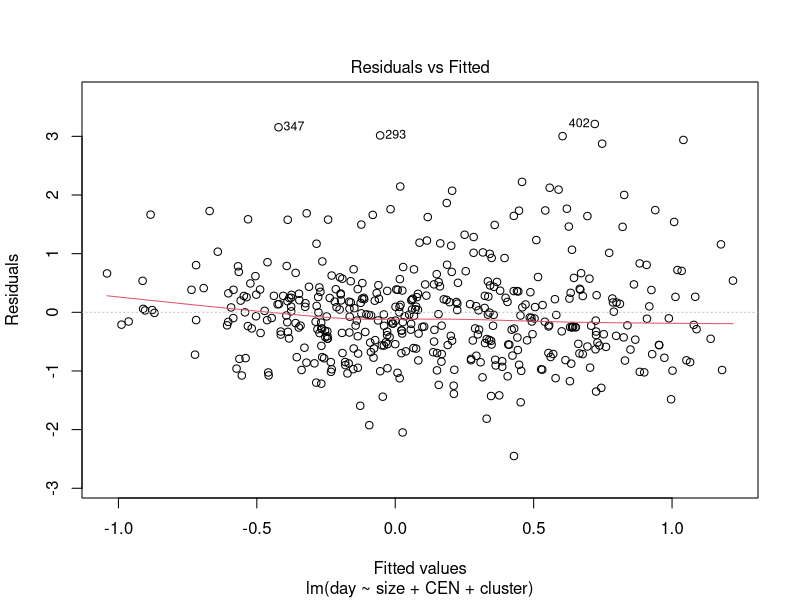
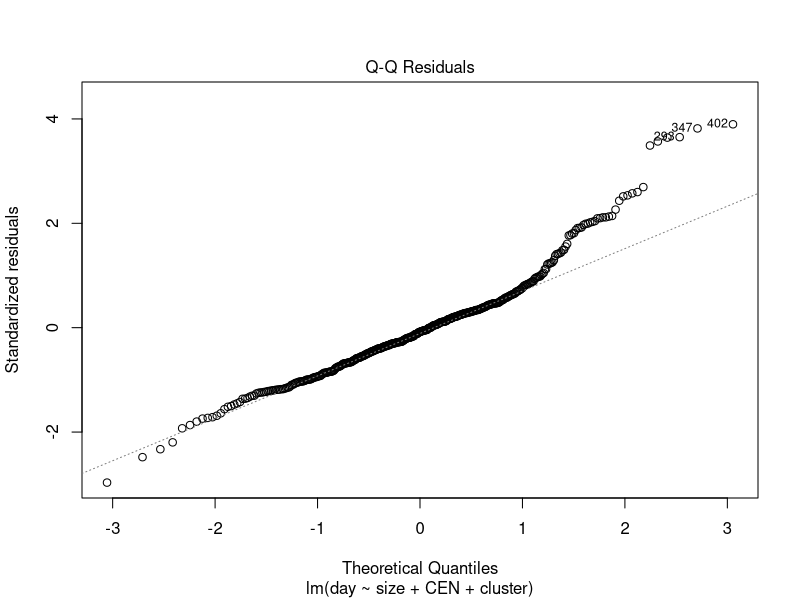
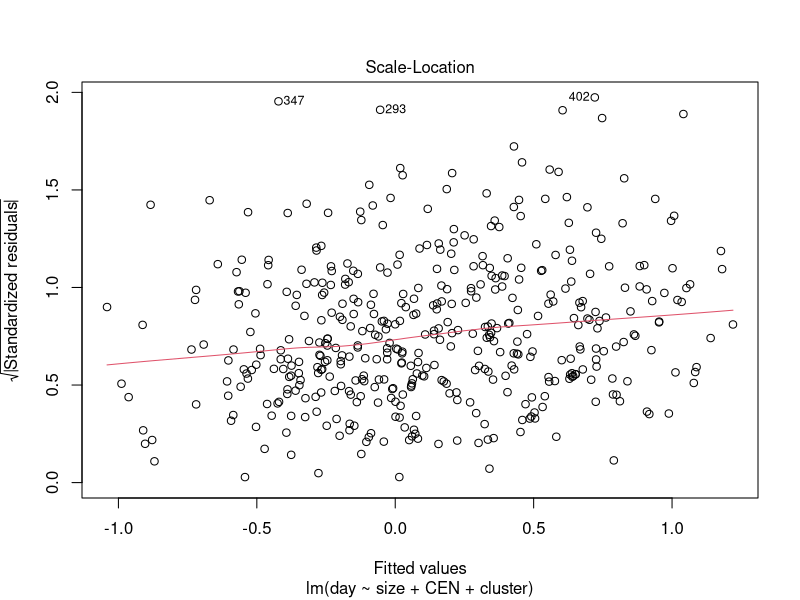
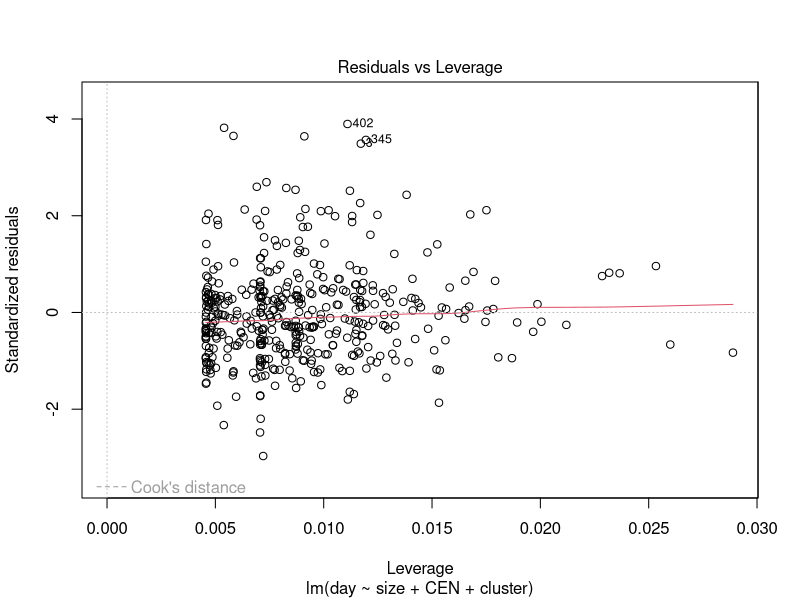
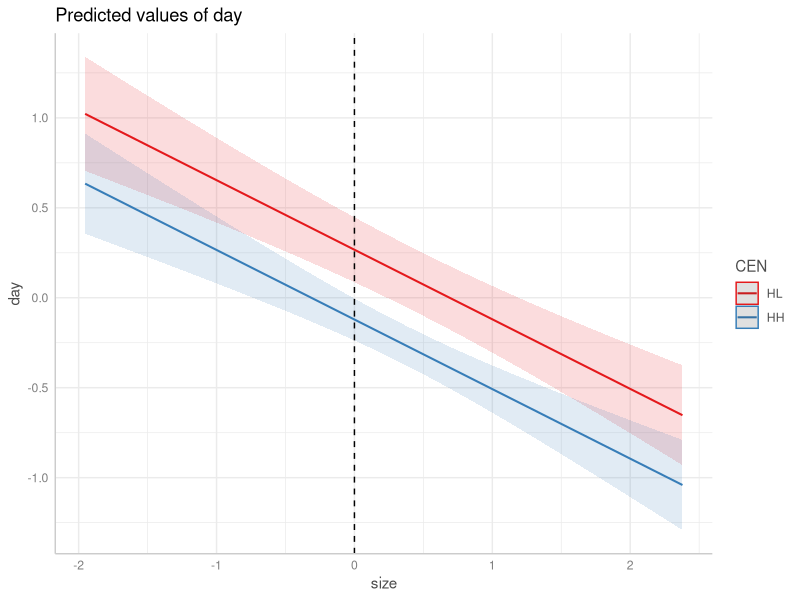

Source code (R) for these figures, in order:
library(lmerTest)
library(ggeffects)
library(ggplot2)
library(emmeans)
library(car)

# This script tests the effect of plant size on flowering  across sites and CEN genotypes

df<-read.table('4.CEN_F2_traits.txt',sep='\t',header=T)
df$CEN <- factor(df$CEN, levels = c("HL", "HH"))  # this is to have correct colors in plots automatically
colnames(df)[13:14]<-c('size','day')

# Test correlation between size and flowering time across sites and CEN genotypes
# Find best model:
fit0<-lmer(day ~ size * site * CEN * cluster + (1|site_plot), data=df, na.action=na.omit)
fit1<-lmer(day ~ size * site * CEN + cluster + (1|site_plot), data=df, na.action=na.omit)
fit2<-lmer(day ~ size * site + CEN + cluster + (1|site_plot), data=df, na.action=na.omit)
fit3<-lmer(day ~ size + site + CEN + cluster + (1|site_plot), data=df, na.action=na.omit)
fit4<-lmer(day ~ size + CEN + cluster + (1|site_plot), data=df, na.action=na.omit)  
fit5<-lmer(day ~ size + cluster + (1|site_plot), data=df, na.action=na.omit)
#test random effects
fit6<-lm(day ~ size + CEN + cluster, data=df, na.action=na.omit) # best model
print(anova(fit1,fit4))
print(anova(fit4,fit6)) 
Anova(fit6,type=3)
plot(fit6)
# plot
v<-ggpredict(fit6, terms = c("size [all]","CEN")) 
plot2<-plot(v) + geom_vline(xintercept=0, linetype="dashed"); plot2

emm_fit6 <- test(emmeans(fit6, "CEN"))
em_cont_fit6<-emmeans(fit6, specs = pairwise ~ CEN, type="linear", adjust="none")
em_cont_fit6
emm_fit6
